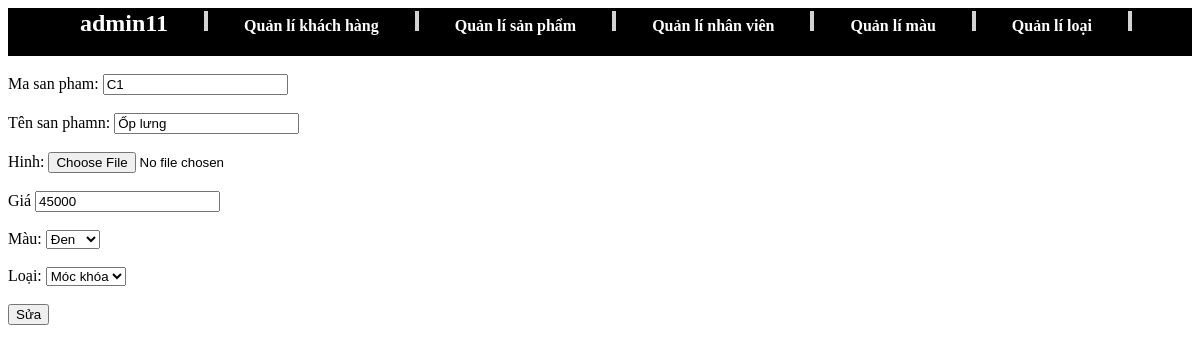
/admin/index.php?sua=edit_sanpham&id=C1 (signed in), run on the app's committed database.
### tables this page shows
CREATE TABLE `sanpham` (
  `masp` varchar(10) NOT NULL,
  `tensp` varchar(100) NOT NULL,
  `hinh` text NOT NULL,
  `gia` int(20) NOT NULL,
  `mamau` varchar(100) NOT NULL,
  `maloai` varchar(100) NOT NULL
);

### admin/index.php (called while the page is built, shortened)
<?php session_start();
 include('includes/header.php') ?>
<?php
	include('functions/config.php');
?>
<?php include('includes/footer.php') ?>

### admin/functions/edit_sanpham.php (the view, shortened to what this page needs)
<?php require_once("includes/connection.php");
      $sql = "select * from sanpham where masp ='$_GET[id]'";
      $query = mysqli_query($con, $sql);
      $data = mysqli_fetch_array($query);
                 ?>
	<form method="POST" action="index.php?sua=edit_sanpham" enctype="multipart/form-data">
            Ma san pham:
             <input type="text" readonly name="masp" value="<?php echo $data["masp"] ?>"/>
            <br/> <br/>
		Tên san phamn:
		 <input type="text" name="tensp"  value="<?php echo $data["tensp"] ?>"/>
		<br/> <br/>
           Hinh:
             <input type="file" name="hinh"  value="<?php echo $data["hinh"] ?>"/>
            <br/> <br/>
	    Giá
	     <input type="inumber" name="gia" value="<?php echo $data["gia"] ?>"/><br/><br/>
             Màu:
		<select name="mamau">
                  <option value="<?php echo $data["mamau"] ?>"><?php echo $data["mamau"]; ?></option>
            </select>
            <br/><br/>
            Loại:
            <select name="maloai">
            <?php
                  $sql = "select * from loai";
                  $query = mysqli_query($con, $sql);
                  while($data = mysqli_fetch_array($query))
                  { ?>
                  <option value="<?php echo $data["maloai"] ?>"><?php echo $data["tenloai"]; ?></option>
            <?php } ?>
            </select>
            <br/><br/>
		 <button  type="submit" name="btnSua">Sửa</button>
	</form>

### data on the page
sanpham: masp "C1", tensp "Ốp lưng", gia "45000", mamau "Đen"

### other printed values
$_SESSION["nhanvien"]["accad"] "admin11"
form field maloai "Móc khóa"
